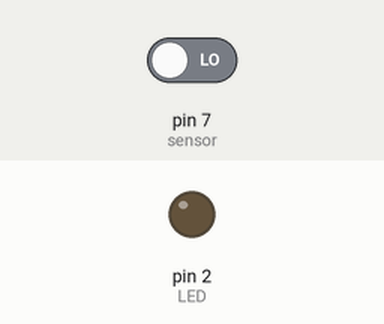
This sketch was run on a simulated Arduino Uno, built with avr-gcc and run on an emulated ATmega328P. Shown: output pins drawn as LEDs (lit = HIGH). The test bench sets the inputs (shaded band); at power-on: pin 7 (sensor) LOW.

Above: at 1.8 s.
1.9 s: pin 7 (sensor) driven HIGH
At 3.2 s:
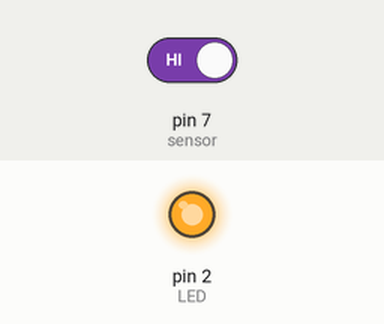
3.5 s: pin 7 (sensor) driven LOW
At 4.6 s:
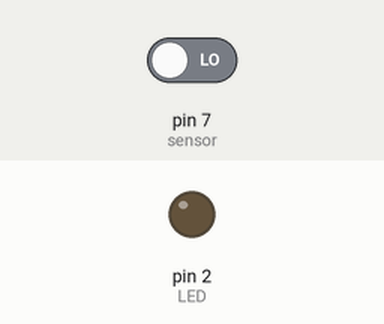
Timing chart, 0 to 6.5 s (numbered marks = the images above; inputs shaded):
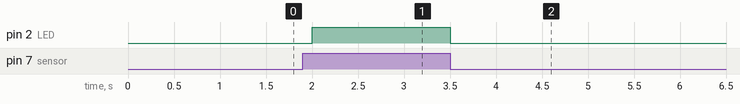

The sketch:

KY-032.ino
```cpp
int sensor=7;
int ESTADO;
int LED= 2;
void setup() {
  // put your setup code here, to run once:
pinMode(sensor,INPUT);
pinMode(LED,OUTPUT);
}

void loop() {
  ESTADO=digitalRead(sensor);
  if(ESTADO==HIGH){
    digitalWrite(LED,HIGH);
  }
  else{
    digitalWrite(LED,LOW);
  }
  delay(500);
}
```

Measured:
- after the input at 1.9 s, pin 2 (LED): LOW → HIGH after 0.10 s
- after the input at 3.5 s, pin 2 (LED): HIGH → LOW at once
